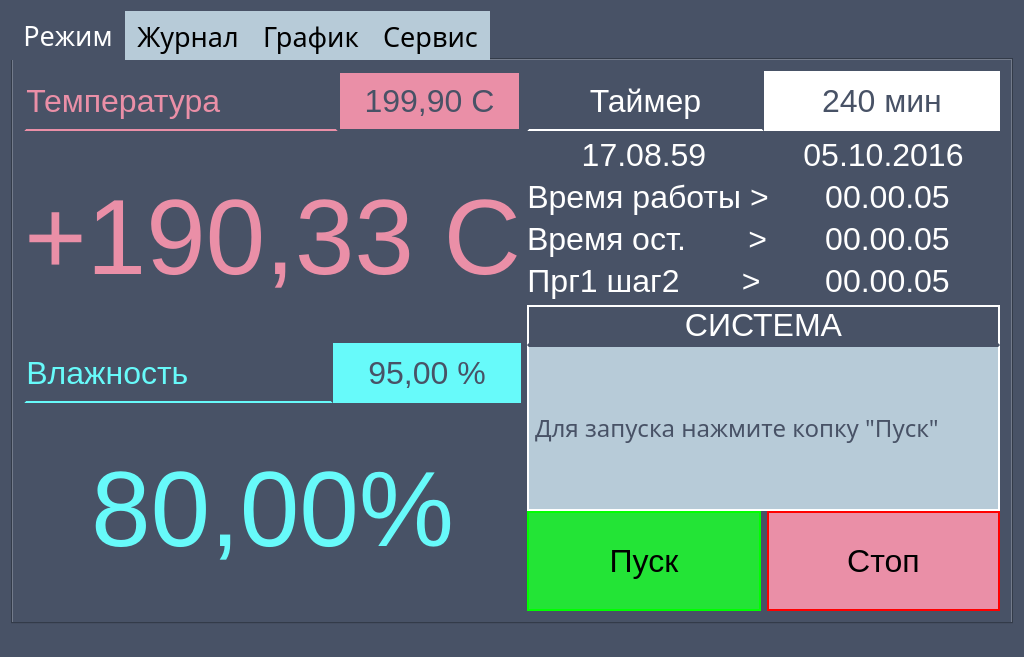
<?xml version="1.0" encoding="UTF-8"?>
<ui version="4.0">
 <class>MainWindow</class>
 <widget class="QMainWindow" name="MainWindow">
  <property name="geometry">
   <rect>
    <x>0</x>
    <y>0</y>
    <width>1024</width>
    <height>654</height>
   </rect>
  </property>
  <property name="font">
   <font>
    <family>Ubuntu Mono</family>
   </font>
  </property>
  <property name="windowTitle">
   <string>MainWindow</string>
  </property>
  <property name="styleSheet">
   <string notr="true">background-color: #485266;
color: #B7CBD8;
</string>
  </property>
  <widget class="QWidget" name="centralWidget">
   <property name="styleSheet">
    <string notr="true"/>
   </property>
   <layout class="QHBoxLayout" name="horizontalLayout_6">
    <item>
     <layout class="QVBoxLayout" name="vlCentral">
      <item>
       <widget class="QTabWidget" name="tabWidget">
        <property name="font">
         <font>
          <family>Ubuntu Mono</family>
          <pointsize>20</pointsize>
         </font>
        </property>
        <property name="styleSheet">
         <string notr="true">QTabBar::tab:selected {
    color: #FFFFFF;
    background-color: #485266;
}

QTabBar::tab:!selected {
    color: #000000;
    background-color: #B7CBD8;
}</string>
        </property>
        <property name="currentIndex">
         <number>0</number>
        </property>
        <widget class="QWidget" name="tab">
         <property name="styleSheet">
          <string notr="true"/>
         </property>
         <attribute name="title">
          <string>Режим</string>
         </attribute>
         <layout class="QHBoxLayout" name="horizontalLayout">
          <item>
           <layout class="QVBoxLayout" name="verticalLayout">
            <item>
             <layout class="QFormLayout" name="formLayout">
              <property name="formAlignment">
               <set>Qt::AlignLeading|Qt::AlignLeft|Qt::AlignVCenter</set>
              </property>
              <property name="horizontalSpacing">
               <number>0</number>
              </property>
              <property name="verticalSpacing">
               <number>0</number>
              </property>
              <item row="0" column="0">
               <widget class="QLabel" name="lblTemperature">
                <property name="sizePolicy">
                 <sizepolicy hsizetype="Preferred" vsizetype="Preferred">
                  <horstretch>0</horstretch>
                  <verstretch>0</verstretch>
                 </sizepolicy>
                </property>
                <property name="minimumSize">
                 <size>
                  <width>0</width>
                  <height>40</height>
                 </size>
                </property>
                <property name="sizeIncrement">
                 <size>
                  <width>0</width>
                  <height>40</height>
                 </size>
                </property>
                <property name="font">
                 <font>
                  <pointsize>24</pointsize>
                 </font>
                </property>
                <property name="styleSheet">
                 <string notr="true">color: #EA8FA7;
    border: 2px solid #485266;
    border-bottom-color: #EA8FA7;</string>
                </property>
                <property name="text">
                 <string>Температура             </string>
                </property>
                <property name="alignment">
                 <set>Qt::AlignCenter</set>
                </property>
               </widget>
              </item>
              <item row="0" column="1">
               <widget class="QPushButton" name="pbTemperatureUstavka">
                <property name="sizePolicy">
                 <sizepolicy hsizetype="Minimum" vsizetype="Fixed">
                  <horstretch>0</horstretch>
                  <verstretch>0</verstretch>
                 </sizepolicy>
                </property>
                <property name="minimumSize">
                 <size>
                  <width>0</width>
                  <height>60</height>
                 </size>
                </property>
                <property name="font">
                 <font>
                  <pointsize>24</pointsize>
                 </font>
                </property>
                <property name="styleSheet">
                 <string notr="true">border: 2px solid #485266;
color: #485266;
background-color: #EA8FA7;</string>
                </property>
                <property name="text">
                 <string>199,90 C</string>
                </property>
               </widget>
              </item>
             </layout>
            </item>
            <item>
             <widget class="QLabel" name="lblTemperatureReal">
              <property name="minimumSize">
               <size>
                <width>0</width>
                <height>200</height>
               </size>
              </property>
              <property name="font">
               <font>
                <pointsize>80</pointsize>
               </font>
              </property>
              <property name="styleSheet">
               <string notr="true">color: #EA8FA7;
</string>
              </property>
              <property name="text">
               <string>+190,33 C</string>
              </property>
              <property name="alignment">
               <set>Qt::AlignCenter</set>
              </property>
             </widget>
            </item>
            <item>
             <layout class="QFormLayout" name="formLayout_2">
              <property name="horizontalSpacing">
               <number>0</number>
              </property>
              <property name="verticalSpacing">
               <number>0</number>
              </property>
              <item row="0" column="0">
               <widget class="QLabel" name="lblHumi">
                <property name="font">
                 <font>
                  <pointsize>24</pointsize>
                 </font>
                </property>
                <property name="styleSheet">
                 <string notr="true">color: #67FAFA;
    border: 2px solid #485266;
    border-bottom-color: #67FAFA;</string>
                </property>
                <property name="text">
                 <string>Влажность                </string>
                </property>
                <property name="alignment">
                 <set>Qt::AlignCenter</set>
                </property>
               </widget>
              </item>
              <item row="0" column="1">
               <widget class="QPushButton" name="pbHumiUstavka">
                <property name="sizePolicy">
                 <sizepolicy hsizetype="Minimum" vsizetype="Fixed">
                  <horstretch>0</horstretch>
                  <verstretch>0</verstretch>
                 </sizepolicy>
                </property>
                <property name="minimumSize">
                 <size>
                  <width>0</width>
                  <height>60</height>
                 </size>
                </property>
                <property name="font">
                 <font>
                  <pointsize>24</pointsize>
                 </font>
                </property>
                <property name="styleSheet">
                 <string notr="true">color: #485266;
    background-color: #67FAFA;
border: 2px solid #67FAFA;</string>
                </property>
                <property name="text">
                 <string>95,00 %</string>
                </property>
               </widget>
              </item>
             </layout>
            </item>
            <item>
             <widget class="QLabel" name="lblHumiReal">
              <property name="minimumSize">
               <size>
                <width>0</width>
                <height>200</height>
               </size>
              </property>
              <property name="font">
               <font>
                <pointsize>80</pointsize>
               </font>
              </property>
              <property name="styleSheet">
               <string notr="true">color: #67FAFA;</string>
              </property>
              <property name="text">
               <string>80,00%</string>
              </property>
              <property name="alignment">
               <set>Qt::AlignCenter</set>
              </property>
             </widget>
            </item>
            <item>
             <spacer name="verticalSpacer_2">
              <property name="orientation">
               <enum>Qt::Vertical</enum>
              </property>
              <property name="sizeHint" stdset="0">
               <size>
                <width>20</width>
                <height>40</height>
               </size>
              </property>
             </spacer>
            </item>
           </layout>
          </item>
          <item>
           <layout class="QVBoxLayout" name="verticalLayout_2">
            <item>
             <layout class="QHBoxLayout" name="horizontalLayout_3">
              <property name="spacing">
               <number>0</number>
              </property>
              <item>
               <widget class="QLabel" name="lblTimer">
                <property name="minimumSize">
                 <size>
                  <width>0</width>
                  <height>0</height>
                 </size>
                </property>
                <property name="maximumSize">
                 <size>
                  <width>16777215</width>
                  <height>60</height>
                 </size>
                </property>
                <property name="font">
                 <font>
                  <pointsize>24</pointsize>
                 </font>
                </property>
                <property name="styleSheet">
                 <string notr="true">color: #FFFFFF;
    border: 2px solid #485266;
    border-bottom-color: #FFFFFF;</string>
                </property>
                <property name="text">
                 <string>Таймер</string>
                </property>
                <property name="alignment">
                 <set>Qt::AlignCenter</set>
                </property>
               </widget>
              </item>
              <item>
               <widget class="QLabel" name="lblTimerUstavka">
                <property name="sizePolicy">
                 <sizepolicy hsizetype="Minimum" vsizetype="Preferred">
                  <horstretch>0</horstretch>
                  <verstretch>0</verstretch>
                 </sizepolicy>
                </property>
                <property name="minimumSize">
                 <size>
                  <width>0</width>
                  <height>60</height>
                 </size>
                </property>
                <property name="maximumSize">
                 <size>
                  <width>16777215</width>
                  <height>60</height>
                 </size>
                </property>
                <property name="font">
                 <font>
                  <pointsize>24</pointsize>
                 </font>
                </property>
                <property name="styleSheet">
                 <string notr="true">color: #485266;
    background-color: #FFFFFF;
border: 2px solid #FFFFFF;</string>
                </property>
                <property name="text">
                 <string>240 мин</string>
                </property>
                <property name="alignment">
                 <set>Qt::AlignCenter</set>
                </property>
               </widget>
              </item>
             </layout>
            </item>
            <item>
             <layout class="QHBoxLayout" name="horizontalLayout_2">
              <item>
               <widget class="QLabel" name="lblTimeCurrent">
                <property name="font">
                 <font>
                  <pointsize>24</pointsize>
                 </font>
                </property>
                <property name="styleSheet">
                 <string notr="true">color: #FFFFFF;</string>
                </property>
                <property name="text">
                 <string>17.08.59</string>
                </property>
                <property name="alignment">
                 <set>Qt::AlignCenter</set>
                </property>
               </widget>
              </item>
              <item>
               <widget class="QLabel" name="lblDateCurrent">
                <property name="font">
                 <font>
                  <pointsize>24</pointsize>
                 </font>
                </property>
                <property name="styleSheet">
                 <string notr="true">color: #FFFFFF;</string>
                </property>
                <property name="text">
                 <string>05.10.2016</string>
                </property>
                <property name="alignment">
                 <set>Qt::AlignCenter</set>
                </property>
               </widget>
              </item>
             </layout>
            </item>
            <item>
             <layout class="QFormLayout" name="formLayout_5">
              <property name="labelAlignment">
               <set>Qt::AlignBottom|Qt::AlignLeading|Qt::AlignLeft</set>
              </property>
              <property name="formAlignment">
               <set>Qt::AlignLeading|Qt::AlignLeft|Qt::AlignVCenter</set>
              </property>
              <item row="0" column="1">
               <widget class="QLabel" name="lblTimeWorkReal">
                <property name="font">
                 <font>
                  <pointsize>24</pointsize>
                 </font>
                </property>
                <property name="styleSheet">
                 <string notr="true">color: #FFFFFF;</string>
                </property>
                <property name="text">
                 <string>00.00.05</string>
                </property>
                <property name="alignment">
                 <set>Qt::AlignCenter</set>
                </property>
               </widget>
              </item>
              <item row="1" column="0">
               <widget class="QLabel" name="lblTimeStop">
                <property name="font">
                 <font>
                  <pointsize>24</pointsize>
                 </font>
                </property>
                <property name="styleSheet">
                 <string notr="true">color: #FFFFFF;</string>
                </property>
                <property name="text">
                 <string>Время ост.       &gt;</string>
                </property>
                <property name="alignment">
                 <set>Qt::AlignCenter</set>
                </property>
               </widget>
              </item>
              <item row="1" column="1">
               <widget class="QLabel" name="lblTimeStopReal">
                <property name="font">
                 <font>
                  <pointsize>24</pointsize>
                 </font>
                </property>
                <property name="styleSheet">
                 <string notr="true">color: #FFFFFF;</string>
                </property>
                <property name="text">
                 <string>00.00.05</string>
                </property>
                <property name="alignment">
                 <set>Qt::AlignCenter</set>
                </property>
               </widget>
              </item>
              <item row="2" column="0">
               <widget class="QLabel" name="lblProg">
                <property name="font">
                 <font>
                  <pointsize>24</pointsize>
                 </font>
                </property>
                <property name="styleSheet">
                 <string notr="true">color: #FFFFFF;</string>
                </property>
                <property name="text">
                 <string>Прг1 шаг2       &gt;</string>
                </property>
                <property name="alignment">
                 <set>Qt::AlignCenter</set>
                </property>
               </widget>
              </item>
              <item row="2" column="1">
               <widget class="QLabel" name="lblProgTimeReal">
                <property name="font">
                 <font>
                  <pointsize>24</pointsize>
                 </font>
                </property>
                <property name="styleSheet">
                 <string notr="true">color: #FFFFFF;</string>
                </property>
                <property name="text">
                 <string>00.00.05</string>
                </property>
                <property name="alignment">
                 <set>Qt::AlignCenter</set>
                </property>
               </widget>
              </item>
              <item row="0" column="0">
               <widget class="QLabel" name="lblTimeWork">
                <property name="sizePolicy">
                 <sizepolicy hsizetype="Preferred" vsizetype="Preferred">
                  <horstretch>0</horstretch>
                  <verstretch>0</verstretch>
                 </sizepolicy>
                </property>
                <property name="font">
                 <font>
                  <pointsize>24</pointsize>
                 </font>
                </property>
                <property name="styleSheet">
                 <string notr="true">color: #FFFFFF;</string>
                </property>
                <property name="text">
                 <string>Время работы &gt;</string>
                </property>
                <property name="alignment">
                 <set>Qt::AlignCenter</set>
                </property>
               </widget>
              </item>
             </layout>
            </item>
            <item>
             <layout class="QVBoxLayout" name="verticalLayout_3">
              <property name="spacing">
               <number>0</number>
              </property>
              <item>
               <widget class="QLabel" name="lblSystem">
                <property name="font">
                 <font>
                  <pointsize>24</pointsize>
                  <weight>50</weight>
                  <bold>false</bold>
                 </font>
                </property>
                <property name="styleSheet">
                 <string notr="true">color: #FFFFFF;
    border: 2px solid #FFFFFF;
    border-bottom-color: #485266;</string>
                </property>
                <property name="text">
                 <string>СИСТЕМА</string>
                </property>
                <property name="alignment">
                 <set>Qt::AlignCenter</set>
                </property>
               </widget>
              </item>
              <item>
               <widget class="QLabel" name="lblSystemMessage">
                <property name="sizePolicy">
                 <sizepolicy hsizetype="Preferred" vsizetype="Expanding">
                  <horstretch>0</horstretch>
                  <verstretch>0</verstretch>
                 </sizepolicy>
                </property>
                <property name="font">
                 <font>
                  <family>Abyssinica SIL</family>
                  <pointsize>18</pointsize>
                 </font>
                </property>
                <property name="styleSheet">
                 <string notr="true">color: #485266;
    border: 2px solid #FFFFFF;
    border-top-color: #485266;
    background-color: #B7CBD8;</string>
                </property>
                <property name="text">
                 <string>Для запуска нажмите копку &quot;Пуск&quot;</string>
                </property>
                <property name="textFormat">
                 <enum>Qt::PlainText</enum>
                </property>
                <property name="alignment">
                 <set>Qt::AlignLeading|Qt::AlignLeft|Qt::AlignVCenter</set>
                </property>
                <property name="wordWrap">
                 <bool>true</bool>
                </property>
               </widget>
              </item>
              <item>
               <layout class="QHBoxLayout" name="horizontalLayout_5">
                <item>
                 <widget class="QPushButton" name="pbStart">
                  <property name="sizePolicy">
                   <sizepolicy hsizetype="Minimum" vsizetype="Fixed">
                    <horstretch>0</horstretch>
                    <verstretch>0</verstretch>
                   </sizepolicy>
                  </property>
                  <property name="minimumSize">
                   <size>
                    <width>100</width>
                    <height>100</height>
                   </size>
                  </property>
                  <property name="font">
                   <font>
                    <pointsize>24</pointsize>
                   </font>
                  </property>
                  <property name="styleSheet">
                   <string notr="true">color: #000000;
    border: 2px solid #00FF00;
   background-color: #23E436 </string>
                  </property>
                  <property name="text">
                   <string>Пуск</string>
                  </property>
                 </widget>
                </item>
                <item>
                 <widget class="QPushButton" name="pbStop">
                  <property name="sizePolicy">
                   <sizepolicy hsizetype="Minimum" vsizetype="Fixed">
                    <horstretch>0</horstretch>
                    <verstretch>0</verstretch>
                   </sizepolicy>
                  </property>
                  <property name="minimumSize">
                   <size>
                    <width>100</width>
                    <height>100</height>
                   </size>
                  </property>
                  <property name="font">
                   <font>
                    <pointsize>24</pointsize>
                   </font>
                  </property>
                  <property name="styleSheet">
                   <string notr="true">color: #000000;
    border: 2px solid #FF0000;
   background-color: #EA8FA7</string>
                  </property>
                  <property name="text">
                   <string>Стоп</string>
                  </property>
                 </widget>
                </item>
               </layout>
              </item>
             </layout>
            </item>
           </layout>
          </item>
         </layout>
        </widget>
        <widget class="QWidget" name="tab_2">
         <attribute name="title">
          <string>Журнал</string>
         </attribute>
        </widget>
        <widget class="QWidget" name="tab_3">
         <attribute name="title">
          <string>График</string>
         </attribute>
         <layout class="QVBoxLayout" name="verticalLayout_5">
          <item>
           <widget class="plotter" name="chartView" native="true">
            <property name="sizePolicy">
             <sizepolicy hsizetype="Preferred" vsizetype="Expanding">
              <horstretch>0</horstretch>
              <verstretch>0</verstretch>
             </sizepolicy>
            </property>
            <property name="styleSheet">
             <string notr="true">background-color: rgb(72, 82, 102);</string>
            </property>
           </widget>
          </item>
          <item>
           <layout class="QHBoxLayout" name="horizontalLayout_4">
            <item>
             <widget class="QPushButton" name="pbPlotSettings">
              <property name="minimumSize">
               <size>
                <width>0</width>
                <height>45</height>
               </size>
              </property>
              <property name="styleSheet">
               <string notr="true">QPushButton {
	color: #FFFFFF
}</string>
              </property>
              <property name="text">
               <string>Настройки</string>
              </property>
             </widget>
            </item>
            <item>
             <spacer name="horizontalSpacer">
              <property name="orientation">
               <enum>Qt::Horizontal</enum>
              </property>
              <property name="sizeHint" stdset="0">
               <size>
                <width>40</width>
                <height>20</height>
               </size>
              </property>
             </spacer>
            </item>
            <item>
             <widget class="QPushButton" name="pbCurrent">
              <property name="sizePolicy">
               <sizepolicy hsizetype="Maximum" vsizetype="Maximum">
                <horstretch>0</horstretch>
                <verstretch>0</verstretch>
               </sizepolicy>
              </property>
              <property name="minimumSize">
               <size>
                <width>45</width>
                <height>45</height>
               </size>
              </property>
              <property name="maximumSize">
               <size>
                <width>45</width>
                <height>45</height>
               </size>
              </property>
              <property name="styleSheet">
               <string notr="true">QPushButton {
	color: #FFFFFF
}</string>
              </property>
              <property name="text">
               <string>|---|</string>
              </property>
             </widget>
            </item>
            <item>
             <widget class="QPushButton" name="pbBackBack">
              <property name="sizePolicy">
               <sizepolicy hsizetype="Maximum" vsizetype="Fixed">
                <horstretch>0</horstretch>
                <verstretch>0</verstretch>
               </sizepolicy>
              </property>
              <property name="minimumSize">
               <size>
                <width>45</width>
                <height>45</height>
               </size>
              </property>
              <property name="maximumSize">
               <size>
                <width>45</width>
                <height>45</height>
               </size>
              </property>
              <property name="styleSheet">
               <string notr="true">QPushButton {
	color: #FFFFFF
}</string>
              </property>
              <property name="text">
               <string>&lt;&lt;</string>
              </property>
             </widget>
            </item>
            <item>
             <widget class="QPushButton" name="pbBack">
              <property name="sizePolicy">
               <sizepolicy hsizetype="Maximum" vsizetype="Fixed">
                <horstretch>0</horstretch>
                <verstretch>0</verstretch>
               </sizepolicy>
              </property>
              <property name="minimumSize">
               <size>
                <width>45</width>
                <height>45</height>
               </size>
              </property>
              <property name="maximumSize">
               <size>
                <width>45</width>
                <height>45</height>
               </size>
              </property>
              <property name="styleSheet">
               <string notr="true">QPushButton {
	color: #FFFFFF
}</string>
              </property>
              <property name="text">
               <string>&lt;</string>
              </property>
             </widget>
            </item>
            <item>
             <widget class="QPushButton" name="pbForward">
              <property name="sizePolicy">
               <sizepolicy hsizetype="Maximum" vsizetype="Fixed">
                <horstretch>0</horstretch>
                <verstretch>0</verstretch>
               </sizepolicy>
              </property>
              <property name="minimumSize">
               <size>
                <width>45</width>
                <height>45</height>
               </size>
              </property>
              <property name="maximumSize">
               <size>
                <width>45</width>
                <height>45</height>
               </size>
              </property>
              <property name="styleSheet">
               <string notr="true">QPushButton {
	color: #FFFFFF
}</string>
              </property>
              <property name="text">
               <string>&gt;</string>
              </property>
             </widget>
            </item>
            <item>
             <widget class="QPushButton" name="pbForwardForward">
              <property name="sizePolicy">
               <sizepolicy hsizetype="Maximum" vsizetype="Fixed">
                <horstretch>0</horstretch>
                <verstretch>0</verstretch>
               </sizepolicy>
              </property>
              <property name="minimumSize">
               <size>
                <width>45</width>
                <height>45</height>
               </size>
              </property>
              <property name="maximumSize">
               <size>
                <width>45</width>
                <height>45</height>
               </size>
              </property>
              <property name="styleSheet">
               <string notr="true">QPushButton {
	color: #FFFFFF
}</string>
              </property>
              <property name="text">
               <string>&gt;&gt;</string>
              </property>
             </widget>
            </item>
           </layout>
          </item>
         </layout>
        </widget>
        <widget class="QWidget" name="tab_4">
         <attribute name="title">
          <string>Сервис</string>
         </attribute>
        </widget>
       </widget>
      </item>
     </layout>
    </item>
   </layout>
  </widget>
  <widget class="QStatusBar" name="statusBar"/>
 </widget>
 <layoutdefault spacing="6" margin="11"/>
 <customwidgets>
  <customwidget>
   <class>plotter</class>
   <extends>QWidget</extends>
   <header location="global">plotter.h</header>
   <container>1</container>
  </customwidget>
 </customwidgets>
 <resources/>
 <connections/>
</ui>
